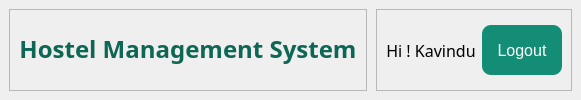
        <widget class="QWidget" name="Header" native="true">
         <property name="maximumSize">
          <size>
           <width>16777215</width>
           <height>100</height>
          </size>
         </property>
         <property name="styleSheet">
          <string notr="true">#Header{
	background-color:#A3E4D7 ;
}</string>
         </property>
         <layout class="QHBoxLayout" name="horizontalLayout_2">
          <property name="spacing">
           <number>9</number>
          </property>
          <property name="leftMargin">
           <number>9</number>
          </property>
          <property name="topMargin">
           <number>9</number>
          </property>
          <property name="rightMargin">
           <number>9</number>
          </property>
          <property name="bottomMargin">
           <number>9</number>
          </property>
          <item>
           <widget class="QFrame" name="frame_8">
            <property name="styleSheet">
             <string notr="true"/>
            </property>
            <property name="frameShape">
             <enum>QFrame::StyledPanel</enum>
            </property>
            <property name="frameShadow">
             <enum>QFrame::Raised</enum>
            </property>
            <layout class="QHBoxLayout" name="horizontalLayout_4">
             <property name="topMargin">
              <number>7</number>
             </property>
             <item>
              <widget class="QLabel" name="label_2">
               <property name="font">
                <font>
                 <family>Montserrat</family>
                 <pointsize>18</pointsize>
                 <weight>75</weight>
                 <bold>true</bold>
                </font>
               </property>
               <property name="styleSheet">
                <string notr="true">color: #0E6655;</string>
               </property>
               <property name="text">
                <string>Hostel Management System</string>
               </property>
               <property name="alignment">
                <set>Qt::AlignCenter</set>
               </property>
              </widget>
             </item>
            </layout>
           </widget>
          </item>
          <item>
           <widget class="QFrame" name="frame_9">
            <property name="maximumSize">
             <size>
              <width>300</width>
              <height>16777215</height>
             </size>
            </property>
            <property name="styleSheet">
             <string notr="true">#frame_9 QPushButton{
	padding:15px;
	height:20px;
	font-family:&quot;Montserrat&quot;;
	font-size:16px;
	border-radius:9px;
	background-color:#138D75;
	color:white;
}

#frame_9 QPushButton::hover{
	background-color: #E8F8F5;
	color:black;
}</string>
            </property>
            <property name="frameShape">
             <enum>QFrame::StyledPanel</enum>
            </property>
            <property name="frameShadow">
             <enum>QFrame::Raised</enum>
            </property>
            <layout class="QHBoxLayout" name="horizontalLayout_3">
             <property name="topMargin">
              <number>0</number>
             </property>
             <property name="bottomMargin">
              <number>0</number>
             </property>
             <item>
              <widget class="QLabel" name="label">
               <property name="font">
                <font>
                 <family>Montserrat</family>
                 <pointsize>12</pointsize>
                </font>
               </property>
               <property name="text">
                <string>Hi ! Kavindu</string>
               </property>
               <property name="alignment">
                <set>Qt::AlignCenter</set>
               </property>
              </widget>
             </item>
             <item>
              <widget class="QPushButton" name="pushButton_21">
               <property name="layoutDirection">
                <enum>Qt::RightToLeft</enum>
               </property>
               <property name="text">
                <string>Logout</string>
               </property>
               <property name="icon">
                <iconset resource="assets/resources.qrc">
                 <normaloff>:/logos/logout.png</normaloff>:/logos/logout.png</iconset>
               </property>
               <property name="iconSize">
                <size>
                 <width>36</width>
                 <height>36</height>
                </size>
               </property>
              </widget>
             </item>
            </layout>
           </widget>
          </item>
         </layout>
        </widget>
